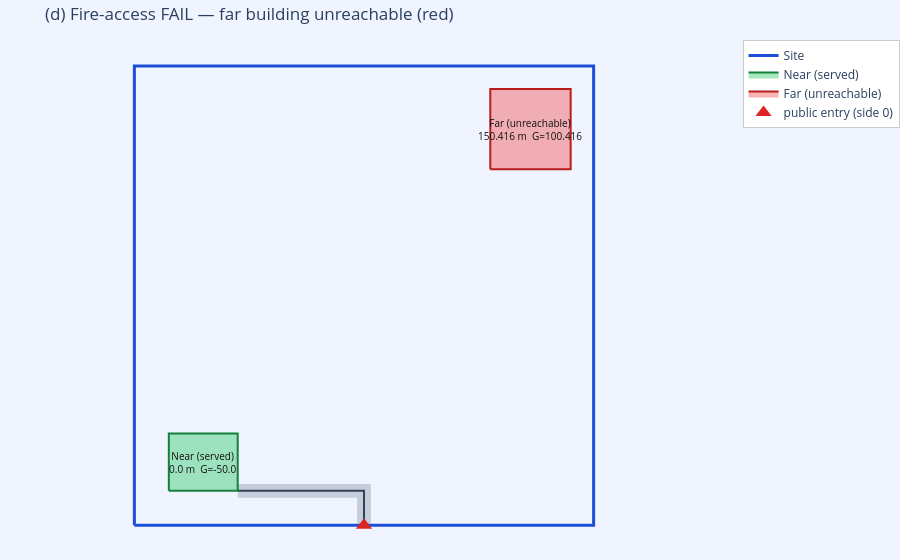

Notebook source saved alongside this figure:
### Markdown cell above
## (d) A deliberately failing layout — the constraint rejects it

A large site with a remote building that no corridor reaches. The far building's
`constraint_value > 0`, so the fire-access constraint **rejects** the layout.

### Code cell
BIG_BOUNDARY = [[0,0,0],[200,0,0],[200,200,0],[0,200,0],[0,0,0]]
BIG_MODEL = {'boundary': BIG_BOUNDARY, 'roads': {'main_road_side_index': 0}}
NEAR = {'building_id': 'near', 'label': 'Near (served)',
        'boundary': [[15,15,0],[45,15,0],[45,40,0],[15,40,0]]}
FAR  = {'building_id': 'far', 'label': 'Far (unreachable)',
        'boundary': [[155,155,0],[190,155,0],[190,190,0],[155,190,0]]}

big_entries = propose_site_entries(BIG_MODEL)
big_circ = route_internal_circulation(BIG_MODEL, big_entries, [NEAR], None)  # only serves NEAR
big_fire = check_fire_access([NEAR, FAR], big_circ, max_distance=MAX_FIRE_DISTANCE_M)
print(big_fire['summary'], '| all_pass =', big_fire['all_pass'])
for b in big_fire['buildings']:
    print(f"  {b['building_id']:6s}: d={b['distance_m']} m  G={b['constraint_value']}  pass={b['pass']}")

fig = go.Figure()
xs, ys = _xy(BIG_BOUNDARY)
fig.add_trace(go.Scatter(x=xs, y=ys, name='Site', mode='lines',
                         line=dict(color='#1d4ed8', width=3), hoverinfo='skip'))
add_circulation(fig, big_circ)
add_buildings(fig, [NEAR, FAR], fire=big_fire)
add_entries(fig, big_entries)
fig.update_layout(title='(d) Fire-access FAIL — far building unreachable (red)',
                  yaxis=dict(scaleanchor='x', scaleratio=1, visible=False),
                  xaxis=dict(visible=False), margin=dict(l=0, r=0, t=40, b=0),
                  plot_bgcolor='#f0f4ff', paper_bgcolor='#f0f4ff',
                  legend=dict(x=1.02, y=1, bgcolor='white', bordercolor='#ccc', borderwidth=1))
fig.show()

### Figure 1 — Plotly figure (JSON) as saved in the notebook; plotly's stock layout.template omitted (floating-point values rounded to 4 significant figures)
{"data": [{"hoverinfo": "skip", "line": {"color": "#1d4ed8", "width": 3}, "mode": "lines", "name": "Site", "type": "scatter", "x": [0, 200, 200, 0, 0, 0], "y": [0, 0, 200, 200, 0, 0]}, {"fill": "toself", "fillcolor": "rgba(100,116,139,0.30)", "hoverinfo": "skip", "line": {"color": "rgba(100,116,139,0.0)", "width": 0}, "mode": "lines", "showlegend": false, "type": "scatter", "x": [45.0, 45.0, 103.0, 103.0, 97.0, 97.0, 45.0, 45.0], "y": [12.0, 18.0, 18.0, 0.0, 0.0, 12.0, 12.0, 12.0]}, {"hoverinfo": "skip", "line": {"color": "#334155", "width": 2}, "mode": "lines", "name": "path_0 -> near", "showlegend": false, "type": "scatter", "x": [100.0, 100.0, 45.0], "y": [0.0, 15.0, 15.0]}, {"fill": "toself", "fillcolor": "rgba(34,197,94,0.40)", "hoverinfo": "skip", "line": {"color": "#15803d", "width": 2}, "mode": "lines", "name": "Near (served)", "showlegend": true, "type": "scatter", "x": [15, 45, 45, 15, 15], "y": [15, 15, 40, 40, 15]}, {"fill": "toself", "fillcolor": "rgba(239,68,68,0.40)", "hoverinfo": "skip", "line": {"color": "#b91c1c", "width": 2}, "mode": "lines", "name": "Far (unreachable)", "showlegend": true, "type": "scatter", "x": [155, 190, 190, 155, 155], "y": [155, 155, 190, 190, 155]}, {"hoverinfo": "skip", "marker": {"color": "#dc2626", "size": 14, "symbol": "triangle-up"}, "mode": "markers", "name": "public entry (side 0)", "showlegend": true, "type": "scatter", "x": [100.0], "y": [0.0]}], "layout": {"annotations": [{"font": {"color": "#111", "size": 10}, "showarrow": false, "text": "Near (served)<br>0.0 m  G=-50.0", "x": 30.0, "y": 27.5}, {"font": {"color": "#111", "size": 10}, "showarrow": false, "text": "Far (unreachable)<br>150.416 m  G=100.416", "x": 172.5, "y": 172.5}], "legend": {"bgcolor": "white", "bordercolor": "#ccc", "borderwidth": 1, "x": 1.02, "y": 1}, "margin": {"b": 0, "l": 0, "r": 0, "t": 40}, "paper_bgcolor": "#f0f4ff", "plot_bgcolor": "#f0f4ff", "title": {"text": "(d) Fire-access FAIL — far building unreachable (red)"}, "xaxis": {"visible": false}, "yaxis": {"scaleanchor": "x", "scaleratio": 1, "visible": false}}}
